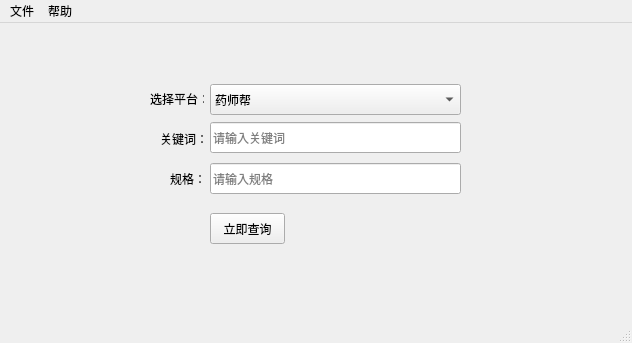
<?xml version="1.0" encoding="UTF-8"?>
<ui version="4.0">
 <class>mainWindow</class>
 <widget class="QMainWindow" name="mainWindow">
  <property name="geometry">
   <rect>
    <x>0</x>
    <y>0</y>
    <width>632</width>
    <height>343</height>
   </rect>
  </property>
  <property name="windowTitle">
   <string>MainWindow</string>
  </property>
  <property name="unifiedTitleAndToolBarOnMac">
   <bool>false</bool>
  </property>
  <widget class="QWidget" name="centralwidget">
   <widget class="QLineEdit" name="keywords">
    <property name="enabled">
     <bool>true</bool>
    </property>
    <property name="geometry">
     <rect>
      <x>210</x>
      <y>99</y>
      <width>251</width>
      <height>31</height>
     </rect>
    </property>
    <property name="placeholderText">
     <string>请输入关键词</string>
    </property>
   </widget>
   <widget class="QLineEdit" name="space">
    <property name="enabled">
     <bool>true</bool>
    </property>
    <property name="geometry">
     <rect>
      <x>210</x>
      <y>140</y>
      <width>251</width>
      <height>31</height>
     </rect>
    </property>
    <property name="placeholderText">
     <string>请输入规格</string>
    </property>
   </widget>
   <widget class="QLabel" name="label">
    <property name="geometry">
     <rect>
      <x>160</x>
      <y>110</y>
      <width>54</width>
      <height>12</height>
     </rect>
    </property>
    <property name="text">
     <string>关键词：</string>
    </property>
   </widget>
   <widget class="QLabel" name="label_2">
    <property name="enabled">
     <bool>true</bool>
    </property>
    <property name="geometry">
     <rect>
      <x>170</x>
      <y>150</y>
      <width>54</width>
      <height>12</height>
     </rect>
    </property>
    <property name="text">
     <string>规格：</string>
    </property>
   </widget>
   <widget class="QComboBox" name="comboBox">
    <property name="geometry">
     <rect>
      <x>210</x>
      <y>61</y>
      <width>251</width>
      <height>31</height>
     </rect>
    </property>
    <item>
     <property name="text">
      <string>药师帮</string>
     </property>
    </item>
    <item>
     <property name="text">
      <string>药帮忙</string>
     </property>
    </item>
   </widget>
   <widget class="QLabel" name="label_3">
    <property name="geometry">
     <rect>
      <x>150</x>
      <y>70</y>
      <width>54</width>
      <height>12</height>
     </rect>
    </property>
    <property name="text">
     <string>选择平台：</string>
    </property>
   </widget>
   <widget class="QPushButton" name="pushButton">
    <property name="geometry">
     <rect>
      <x>210</x>
      <y>190</y>
      <width>75</width>
      <height>31</height>
     </rect>
    </property>
    <property name="text">
     <string>立即查询</string>
    </property>
   </widget>
   <zorder>comboBox</zorder>
   <zorder>keywords</zorder>
   <zorder>space</zorder>
   <zorder>label</zorder>
   <zorder>label_2</zorder>
   <zorder>label_3</zorder>
   <zorder>pushButton</zorder>
  </widget>
  <widget class="QStatusBar" name="statusbar"/>
  <widget class="QMenuBar" name="menuBar">
   <property name="geometry">
    <rect>
     <x>0</x>
     <y>0</y>
     <width>632</width>
     <height>23</height>
    </rect>
   </property>
   <widget class="QMenu" name="menu">
    <property name="title">
     <string>文件</string>
    </property>
    <addaction name="actions"/>
    <addaction name="action_token"/>
    <addaction name="action"/>
   </widget>
   <widget class="QMenu" name="menu_2">
    <property name="title">
     <string>帮助</string>
    </property>
    <addaction name="action_2"/>
   </widget>
   <addaction name="menu"/>
   <addaction name="menu_2"/>
  </widget>
  <action name="actions">
   <property name="text">
    <string>打开</string>
   </property>
  </action>
  <action name="action">
   <property name="text">
    <string>退出</string>
   </property>
  </action>
  <action name="action_2">
   <property name="text">
    <string>关于</string>
   </property>
  </action>
  <action name="action_token">
   <property name="text">
    <string>获取token</string>
   </property>
  </action>
 </widget>
 <tabstops>
  <tabstop>comboBox</tabstop>
  <tabstop>keywords</tabstop>
  <tabstop>space</tabstop>
  <tabstop>pushButton</tabstop>
 </tabstops>
 <resources/>
 <connections/>
</ui>
